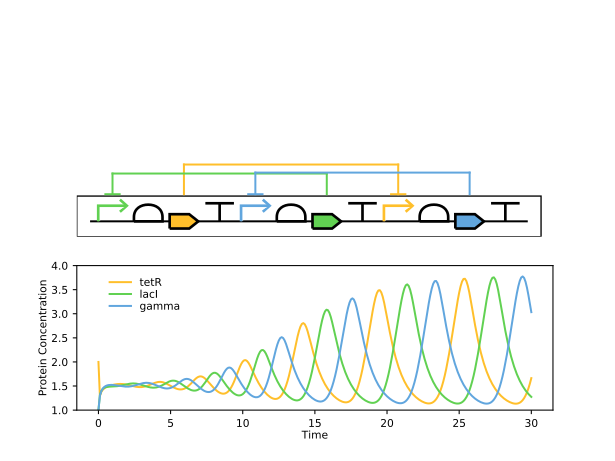

Here is the Python script that generated this plot:
import numpy as np, datatype as dt, draw
from scipy.integrate import odeint
import matplotlib.pyplot as plt
from matplotlib import gridspec

# drawing const
TETR_COLOR = [1.00, 0.75, 0.17]
LAC_COLOR = [0.38, 0.82, 0.32] # lac1
GAMMA_COLOR = [0.38, 0.65, 0.87] 

###############################################################################
# Initialize Simulation
# Initial concentration of mRNA and Protein for each repressor
###############################################################################
mtet, mlac, mgamma, tet, lac, gamma = initial = [1, 1, 1, 2, 1, 1]
# Non-dimensionalized production rate
alpha = 15
# Degradation Rate
beta = 2000
# Repressor/Promoter Leak
leak = 1
# Hill Coefficient
n = 8

def repressilator(y, t):
    mtet, mlac, mgamma, tet, lac, gamma = y
    
    dmtet = -mtet + (alpha / (1 + lac**n)) + leak
    dtet = -beta * (tet - mtet)
    
    dmlac = -mlac + (alpha / (1 + gamma**n)) + leak
    dlac = -beta * (lac - mlac)
    
    dmgamma = -mgamma + (alpha / (1 + tet**n)) + leak
    dgamma = -beta * (gamma - mgamma)
    return [dmtet, dmlac, dmgamma, dtet, dlac, dgamma]

t = np.arange(0, 30.1, 0.1)
ymtet, ymlac, ymgamma, ytet, ylac, ygamma = list(zip(*odeint(repressilator, initial, t)))
gs = gridspec.GridSpec(2, 1, top=0.8)

###############################################################################
# plot the genetic circuit
###############################################################################

design = dt.Design('repressilator')
module = dt.Module(design, 'md')

# tetR
p1 = dt.Part(module, 'tetR_promoter', 'Promoter')
cds1 = dt.Part(module, 'tetR', 'CDS')
module.add_strand_part([p1, dt.Part(module, 'tetR_res', 'RibosomeEntrySite'),
			cds1, dt.Part(module, 'tetR_terminator', 'Terminator')])
# lac1
p2 = dt.Part(module, 'lac_promoter', 'Promoter')
cds2 = dt.Part(module, 'lac1', 'CDS')
module.add_strand_part([p2, dt.Part(module, 'lac_res', 'RibosomeEntrySite'),
			cds2, dt.Part(module, 'lac_terminator', 'Terminator')])
# gamma 
p3 = dt.Part(module, 'gamma_promoter', 'Promoter')
cds3 = dt.Part(module, 'gamma', 'CDS')
module.add_strand_part([p3, dt.Part(module, 'gamma_res', 'RibosomeEntrySite'),
			cds3, dt.Part(module, 'gamma_terminator', 'Terminator')])

design.add_module(module)
# interactions
design.add_interaction([
    dt.Interaction('inhibition', cds1, p3),
	dt.Interaction('inhibition', cds2, p1),
	dt.Interaction('inhibition', cds3, p2)])

# rendering 
m_frames = draw.get_module_frames(design.modules)
ax1 = plt.subplot(gs[0])
ax1.set_xlim(draw.XMIN/1.2, draw.XMAX/1.2)
ax1.set_ylim(0, draw.YMAX/1.5)
ax1.set_axis_off()

# draw modules
custom_rendering = [
    {'target': cds1.name,
    #'size': 1.5,
    'facecolor': TETR_COLOR},
    {'target': cds2.name,
    #'size': 1.5,
    'facecolor': LAC_COLOR},
    {'target': cds3.name,
    #'size': 1.5,
    'facecolor': GAMMA_COLOR},
    {'target': p3.name,
    'edgecolor': TETR_COLOR},
    {'target': p1.name,
    'edgecolor': LAC_COLOR},
    {'target': p2.name,
    'edgecolor': GAMMA_COLOR}
]
draw.draw_all_modules(ax1, m_frames, design.modules, user_params=custom_rendering)


# draw interactions
colors =[TETR_COLOR, LAC_COLOR, GAMMA_COLOR]
draw.draw_all_interactions(ax1, design.interactions, colors=colors)


###############################################################################
# Plot of repressilator dynamics
###############################################################################

ax2 = plt.subplot(gs[1])
plt.plot(t, ytet, color=TETR_COLOR)
plt.plot(t, ylac, color=LAC_COLOR)
plt.plot(t, ygamma, color=GAMMA_COLOR)
plt.ylim([1,4])
ax2.tick_params(axis='both', labelsize=8, width=0.8, length=3)
ax2.set_xlabel('Time', fontsize=8, labelpad=1)
ax2.set_ylabel('Protein Concentration', fontsize=8, labelpad=2)
plt.legend(['tetR', 'lacI', 'gamma'], frameon=False, fontsize=8, labelspacing=0.15, loc=(0.06,0.65))

# Save the figure
plt.savefig('demo.svg')
plt.show()
